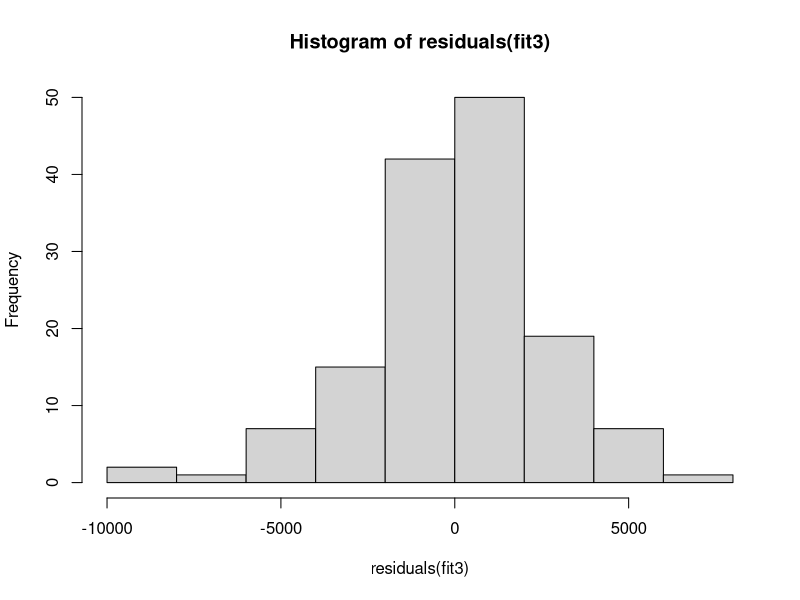
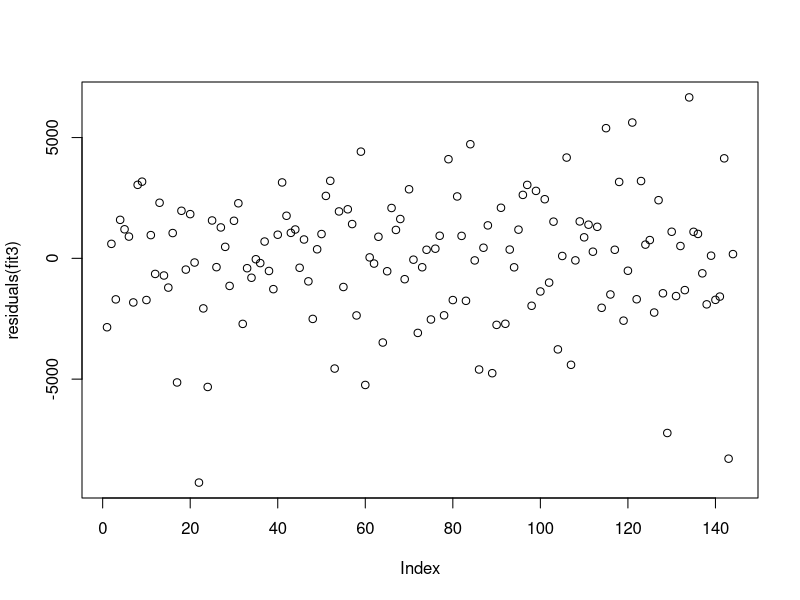
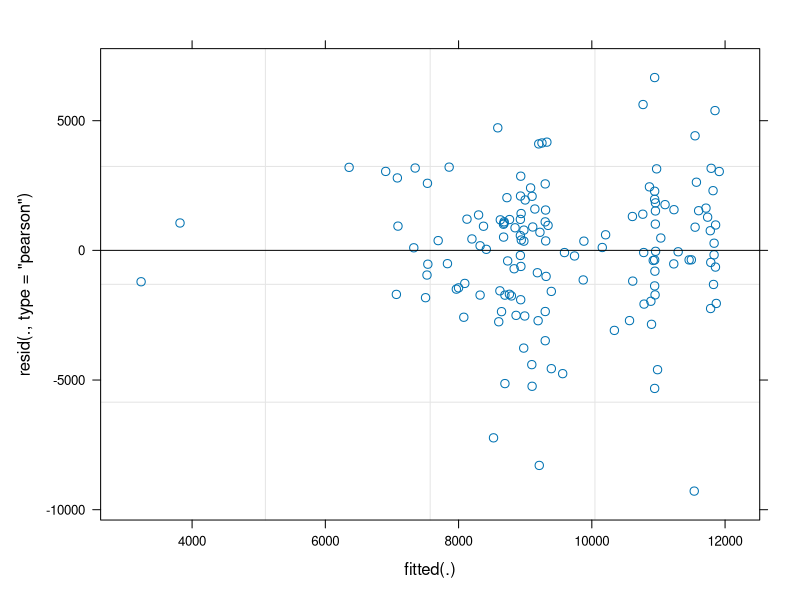
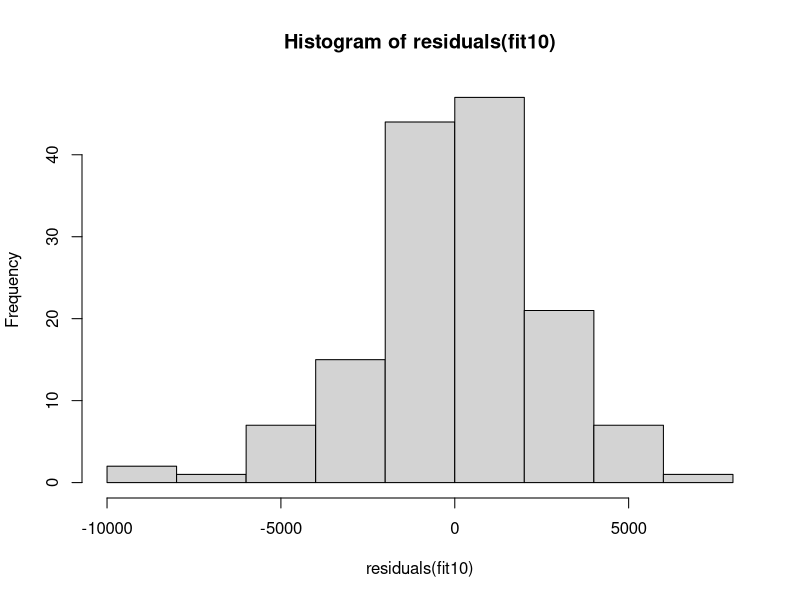
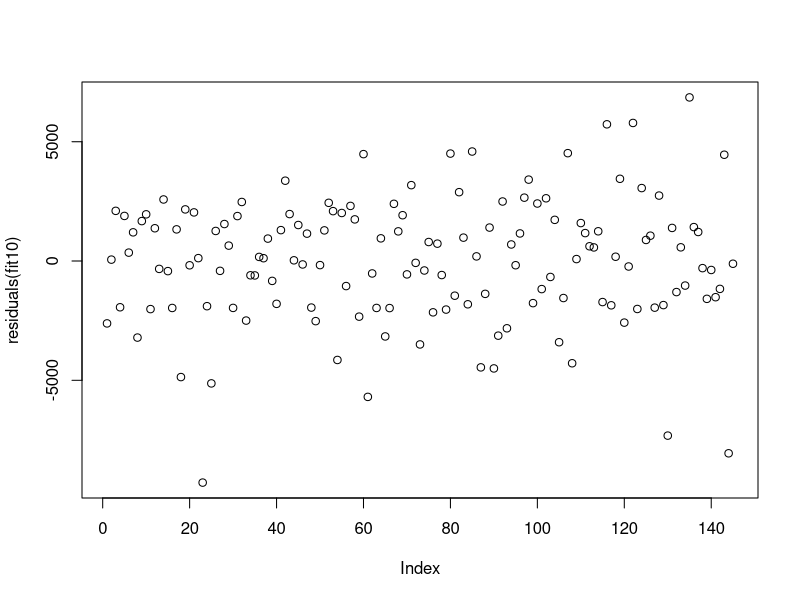
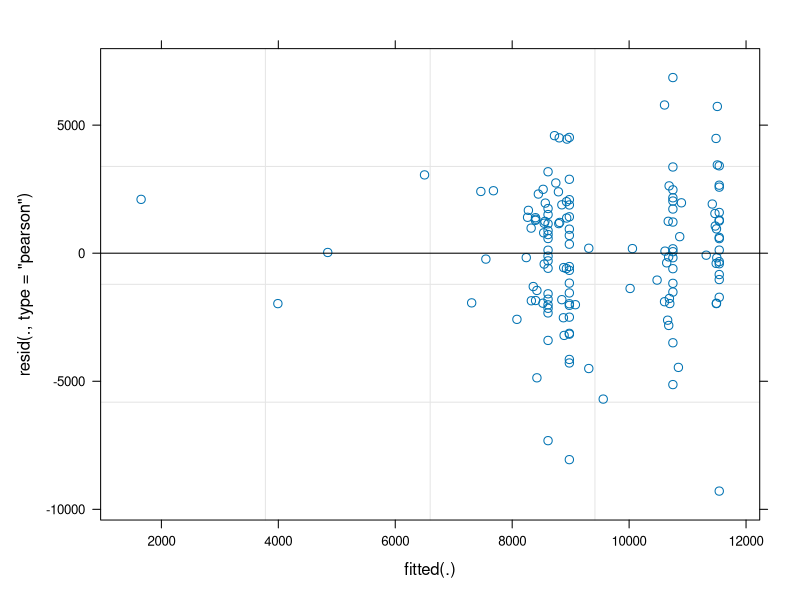

R code for these plots, in order:
## ---- chunk 1
library(ggplot2)
library(dplyr)
library(lmerTest)
library(car)
library("glmmTMB")


#read in data
rm(list=ls())
dat<-read.csv("DataSynthesis.csv")

#Assign family column
prefamily<-gsub("*.\\|","",dat$Tag)
dat$Family<-gsub("\\-.*","",prefamily)

#remove those with fertilizer treatment, and extra genotypes that are only in the alone treatment. 
dat<-dat[!grepl("i",dat$Sample,fixed=T),]


#Function to weigh pathogen damage by leaf area. 
Weigh<-function(x){
  x/(dat$GM_Leaf_Len*dat$GM_Leaf_Wid)
}
#Function to standardize variables. 
Standardize<-function(x){
  standard<-(x-mean(x,na.rm=T))/sd(x,na.rm=T)
}

#Weighing pathogen damage
dat$BlackPathDamW<-Weigh(dat$BlackPathDam)
dat$ThripsDamW<-Weigh(dat$ThripsDam)

#Standardizing pathogen damage (not white pathogen damage, that is logistic)
dat$ThripsDamW<-Standardize(dat$ThripsDamW)
dat$BlackPathDamW<-Standardize(dat$BlackPathDamW)

#Average Duplicates. 
dat2<-dat %>% select(-X) %>% group_by(Tag) %>%  summarize(gh_col=first(gh_col),gh_bench=first(gh_bench),treatment=first(treatment),GA3=first(GA3),Family=first(Family),Maple_StemHeight_End=mean(Maple_StemHeight_End),Maple_LeafNum_End=mean(Maple_LeafNum_End),maple_leaf_length_0=mean(maple_leaf_length_0),maple_leaves_0=mean(maple_leaves_0),Maple_TotalLeafArea_End=mean(Maple_TotalLeafArea_End),MapleDamage=mean(Maple_Damage_End),Fern=first(Fern),gluc_Conc=mean(gluc_Conc),flav_Conc=mean(flav_Conc),maple_height_0=mean(maple_height_0),ChlorA=mean(ChlorA), GM_TotalLeaf_Area=first(GM_TotalLeaf_Area),ThripsDam=mean(ThripsDam),BlackPathDam=mean(BlackPathDam),WhiteFungDam=mean(WhiteFungDam),BlackPathDamW=mean(BlackPathDamW),ThripsDamW=mean(ThripsDamW))


#Converting white fungal damage to logistic. 
dat2$WhiteFungLogis<-NA
dat2$WhiteFungLogis[dat2$WhiteFungDam>0]<-"Yes"
dat2$WhiteFungLogis[dat2$WhiteFungDam==0]<-"No"


dat2<-dat2[!grepl("maple",dat2$Tag,fixed = T),]

length(unique(dat2$Family))

## ---- chunk 2
dat2<-dat2[dat2$treatment=="a",]
#Weighted pathogen damage data are no on too small of a scale. These will be standardized. 

#Modelling random effects 
fit<-lmer(GM_TotalLeaf_Area~Fern+ThripsDamW*BlackPathDamW*WhiteFungDam+(1|Family)+(1|gh_bench/gh_col),data=dat2)

fit2<-lmer(GM_TotalLeaf_Area~Fern+ThripsDamW*BlackPathDamW*WhiteFungDam+(1|Family)+(1|gh_bench),data=dat2)

fit3<-lmer(GM_TotalLeaf_Area~Fern+ThripsDamW*BlackPathDamW*WhiteFungDam+(1|gh_bench/gh_col),data=dat2)

fit4<-lmer(GM_TotalLeaf_Area~Fern+ThripsDamW*BlackPathDamW*WhiteFungDam+(1|Family),data=dat2)


#Is collumn important?
anova(fit,fit2) #no it is not.

#Is family important? 
anova(fit,fit3) #nNot at all. 

#Is gh_bench important? 
anova(fit2,fit4) #yes it is



#Modeling fixed effects: 

fit<-lmer(GM_TotalLeaf_Area~Fern+ThripsDamW*BlackPathDamW*WhiteFungDam+(1|gh_bench),data=dat2)

fit2<-update(fit,~.-ThripsDamW:BlackPathDamW:WhiteFungDam)
anova(fit,fit2) #Not a significant three way interaction.

fit3<-update(fit2,~.-BlackPathDamW:WhiteFungDam)
anova(fit3,fit2) #There is not a significant two way interaction, 

fit4<-update(fit3,~.-BlackPathDamW:ThripsDamW)
anova(fit4,fit3)
#There is not a significant interaction between black path dam and thrips dam. 

fit5<-update(fit4,~.-WhiteFungDam:ThripsDamW)
anova(fit5,fit4) #There is not a significant whitefung dam and thrips dam interaction. 

summary(fit5)#Fern is not significant
fit6<-lmer(GM_TotalLeaf_Area~ThripsDamW+BlackPathDamW+WhiteFungDam+(1|gh_bench),data=dat2)
summary(fit6)#thrips damage is not significant. 

fit7<-lmer(GM_TotalLeaf_Area~BlackPathDamW+WhiteFungDam+(1|gh_bench),data=dat2)
summary(fit7)#White fungal damage is not significant. 


fit8<-lmer(GM_TotalLeaf_Area~BlackPathDamW+(1|gh_bench),data=dat2)
summary(fit8)
#only black pathogen damage predicts performance in the alone treatment. 

#These coeficients make much more sense, all in the negatives. Weighing was the appropriate thing to do. This should be done in models that predict pathogen response to glucosinolates and flavonoids. - Chlorophyll concentration should be used in those models as well. 
summary(fit3)
hist(residuals(fit3))
plot(residuals(fit3))
plot(fit3)
## ---- chunk 3
dat2<-dat2[dat2$treatment=="a",]
#Weighted pathogen damage data are no on too small of a scale. These will be standardized. 

#Modelling random effects 
fit<-lmer(GM_TotalLeaf_Area~Fern+ThripsDamW*BlackPathDamW*WhiteFungDam+gluc_Conc+flav_Conc+(1|Family)+(1|gh_bench/gh_col),data=dat2)

fit2<-lmer(GM_TotalLeaf_Area~Fern+ThripsDamW*BlackPathDamW*WhiteFungDam+gluc_Conc+flav_Conc+(1|Family)+(1|gh_bench),data=dat2)

fit3<-lmer(GM_TotalLeaf_Area~Fern+ThripsDamW*BlackPathDamW*WhiteFungDam+gluc_Conc+flav_Conc+(1|gh_bench/gh_col),data=dat2)

fit4<-lmer(GM_TotalLeaf_Area~Fern+ThripsDamW*BlackPathDamW*WhiteFungDam+gluc_Conc+flav_Conc+(1|Family),data=dat2)


#Is collumn important?
anova(fit,fit2) #no it is not.

#Is family important? 
anova(fit,fit3) #nNot at all. 

#Is gh_bench important? 
anova(fit2,fit4) #yes it is



#Modeling fixed effects: 

fit<-lmer(GM_TotalLeaf_Area~Fern+ThripsDamW*BlackPathDamW*WhiteFungDam+gluc_Conc+flav_Conc+(1|gh_bench),data=dat2)

fit2<-update(fit,~.-ThripsDamW:BlackPathDamW:WhiteFungDam)
anova(fit,fit2) #Not a significant three way interaction.

fit3<-update(fit2,~.-BlackPathDamW:WhiteFungDam)
anova(fit3,fit2) #There is not a significant two way interaction, 

fit4<-update(fit3,~.-BlackPathDamW:ThripsDamW)
anova(fit4,fit3)
#There is not a significant interaction between black path dam and thrips dam. 

fit5<-update(fit4,~.-WhiteFungDam:ThripsDamW)
anova(fit5,fit4) #There is not a significant whitefung dam and thrips dam interaction. 

summary(fit5)#Fern is not significant
fit6<-lmer(GM_TotalLeaf_Area~ThripsDamW+BlackPathDamW+WhiteFungDam+gluc_Conc+flav_Conc+(1|gh_bench),data=dat2)
summary(fit6)#thrips damage is not significant. 

fit7<-lmer(GM_TotalLeaf_Area~BlackPathDamW+WhiteFungDam+gluc_Conc+flav_Conc+(1|gh_bench),data=dat2)
summary(fit7)#White fungal damage is not significant. 


fit8<-lmer(GM_TotalLeaf_Area~BlackPathDamW+gluc_Conc+flav_Conc+(1|gh_bench),data=dat2)
summary(fit8)#flavonoid concentration is not significant. 

fit9<-lmer(GM_TotalLeaf_Area~BlackPathDamW+gluc_Conc+(1|gh_bench),data=dat2)
summary(fit9)#GlucConc is not significant (There is no cost to producing glucosinolates)


fit10<-lmer(GM_TotalLeaf_Area~BlackPathDamW+(1|gh_bench),data=dat2)
summary(fit10)#Still only black pathogen damage reduces performance. 


#These coeficients make much more sense, all in the negatives. Weighing was the appropriate thing to do. This should be done in models that predict pathogen response to glucosinolates and flavonoids. - Chlorophyll concentration should be used in those models as well. 

hist(residuals(fit10))
plot(residuals(fit10))
plot(fit10)
## ---- chunk 4

#read in data
rm(list=ls())
dat<-read.csv("DataSynthesis.csv")


#Assign family column
prefamily<-gsub("*.\\|","",dat$Tag)
dat$Family<-gsub("\\-.*","",prefamily)

#remove those with fertilizer treatment only
dat<-dat[!grepl("SMITH1-3-80|MSMID1-2-0|KVEDG1-8-60",dat$Tag),]


#Function to weigh pathogen damage by leaf area. 
Weigh<-function(x){
  x/(dat$GM_Leaf_Len*dat$GM_Leaf_Wid)
}
#Function to standardize variables. 
Standardize<-function(x){
  standard<-(x-mean(x,na.rm=T))/sd(x,na.rm=T)
}

#Weighing pathogen damage
dat$BlackPathDamW<-Weigh(dat$BlackPathDam)
dat$ThripsDamW<-Weigh(dat$ThripsDam)

#Standardizing pathogen damage (not white pathogen damage, that is logistic)
dat$ThripsDamW<-Standardize(dat$ThripsDamW)
dat$BlackPathDamW<-Standardize(dat$BlackPathDamW)

#Average Duplicates. 
dat2<-dat %>% select(-X) %>% group_by(Tag) %>%  summarize(gh_col=first(gh_col),gh_bench=first(gh_bench),treatment=first(treatment),GA3=first(GA3),Family=first(Family),Maple_StemHeight_End=mean(Maple_StemHeight_End),Maple_LeafNum_End=mean(Maple_LeafNum_End),maple_leaf_length_0=mean(maple_leaf_length_0),maple_leaves_0=mean(maple_leaves_0),Maple_TotalLeafArea_End=mean(Maple_TotalLeafArea_End),MapleDamage=mean(Maple_Damage_End),Fern=first(Fern),gluc_Conc=mean(gluc_Conc),flav_Conc=mean(flav_Conc),maple_height_0=mean(maple_height_0),ChlorA=mean(ChlorA), GM_TotalLeaf_Area=first(GM_TotalLeaf_Area),ThripsDam=mean(ThripsDam),BlackPathDam=mean(BlackPathDam),WhiteFungDam=mean(WhiteFungDam),BlackPathDamW=mean(BlackPathDamW),ThripsDamW=mean(ThripsDamW))


#Converting white fungal damage to logistic. 
dat2$WhiteFungLogis<-NA
dat2$WhiteFungLogis[dat2$WhiteFungDam>0]<-"Yes"
dat2$WhiteFungLogis[dat2$WhiteFungDam==0]<-"No"
## ---- chunk 5
dat2<-dat2[dat2$treatment=="a",]


#Modelling random effects 
fit<-lmer(GM_TotalLeaf_Area~Fern+ThripsDamW*BlackPathDamW*WhiteFungDam+gluc_Conc+flav_Conc+(1|Family)+(1|gh_bench/gh_col),data=dat2)

fit2<-lmer(GM_TotalLeaf_Area~Fern+ThripsDamW*BlackPathDamW*WhiteFungDam+gluc_Conc+flav_Conc+(1|Family)+(1|gh_bench),data=dat2)

fit3<-lmer(GM_TotalLeaf_Area~Fern+ThripsDamW*BlackPathDamW*WhiteFungDam+gluc_Conc+flav_Conc+(1|gh_bench/gh_col),data=dat2)

fit4<-lmer(GM_TotalLeaf_Area~Fern+ThripsDamW*BlackPathDamW*WhiteFungDam+gluc_Conc+flav_Conc+(1|Family),data=dat2)


#Is collumn important?
anova(fit,fit2) #no it is not.

#Is family important? 
anova(fit,fit3) #nNot at all. 

#Is gh_bench important? 
anova(fit2,fit4) #yes it is



#Modeling fixed effects: 

fit<-lmer(GM_TotalLeaf_Area~Fern+ThripsDamW*BlackPathDamW*WhiteFungDam+gluc_Conc+flav_Conc+(1|gh_bench),data=dat2)

fit2<-update(fit,~.-ThripsDamW:BlackPathDamW:WhiteFungDam)
anova(fit,fit2) #Not a significant three way interaction.

fit3<-update(fit2,~.-BlackPathDamW:WhiteFungDam)
anova(fit3,fit2) #There is not a significant two way interaction, 

fit4<-update(fit3,~.-BlackPathDamW:ThripsDamW)
anova(fit4,fit3)
#There is not a significant interaction between black path dam and thrips dam. 

fit5<-update(fit4,~.-WhiteFungDam:ThripsDamW)
anova(fit5,fit4) #There is a significant whitefung dam and thrips dam interaction. This effect was very close to significance in the maple treatment. 
summary(fit4)#Fern is not significant

fit6<-lmer(GM_TotalLeaf_Area~ThripsDamW+BlackPathDamW+WhiteFungDam+gluc_Conc+flav_Conc+WhiteFungDam:ThripsDamW+(1|gh_bench),data=dat2)
summary(fit6)#thrips damage is not significant. 

fit7<-lmer(GM_TotalLeaf_Area~BlackPathDamW+WhiteFungDam+gluc_Conc+flav_Conc+WhiteFungDam:ThripsDamW+(1|gh_bench),data=dat2)
summary(fit7)#Flav_Conc is not significant.

fit8<-lmer(GM_TotalLeaf_Area~BlackPathDamW+WhiteFungDam+gluc_Conc+WhiteFungDam:ThripsDamW+(1|gh_bench),data=dat2[!is.na(dat2$gluc_Conc),])
summary(fit8)#gluc Conc is not significant.  

fit8.0<-lmer(GM_TotalLeaf_Area~BlackPathDamW+WhiteFungDam+WhiteFungDam:ThripsDamW+(1|gh_bench),data=dat2[!is.na(dat2$gluc_Conc),])

anova(fit8,fit8.0)#Double checking it is not significant. -- it is not. 

#gluc_Conc is close to significant, however it is not, suggesting there is no cost to glucosinolates. What if those with higher fitness also produce more glucosinolates, masking the cost of glucosinolates? 
fit9<-lmer(GM_TotalLeaf_Area~BlackPathDamW+WhiteFungDam+gluc_Conc+WhiteFungDam:ThripsDamW+ChlorA+(1|gh_bench),data=dat2)
summary(fit9)# If you include chlorophyll A all detectable negative effect of glucosinolates is gone. Interestingly, however, those with higher body mass have lower chlorA concentration. 

fit10<-lmer(GM_TotalLeaf_Area~BlackPathDamW+WhiteFungDam+WhiteFungDam:ThripsDamW+(1|gh_bench),data=dat2)
summary(fit10) #Interstingly without glucosinolate concentration in the model, the effect of white pathogen damage is eliminated. This must mean that glucoisnolates and pathogen damage are correlated in some way. Check plasticity experient. 

#Is gluc_Conc significant if i remove white pathogen information

fit11<-lmer(GM_TotalLeaf_Area~BlackPathDamW+gluc_Conc+(1|gh_bench),data=dat2)
summary(fit11)  #no, although it is closer to significance and there is a strong negative slope. 
